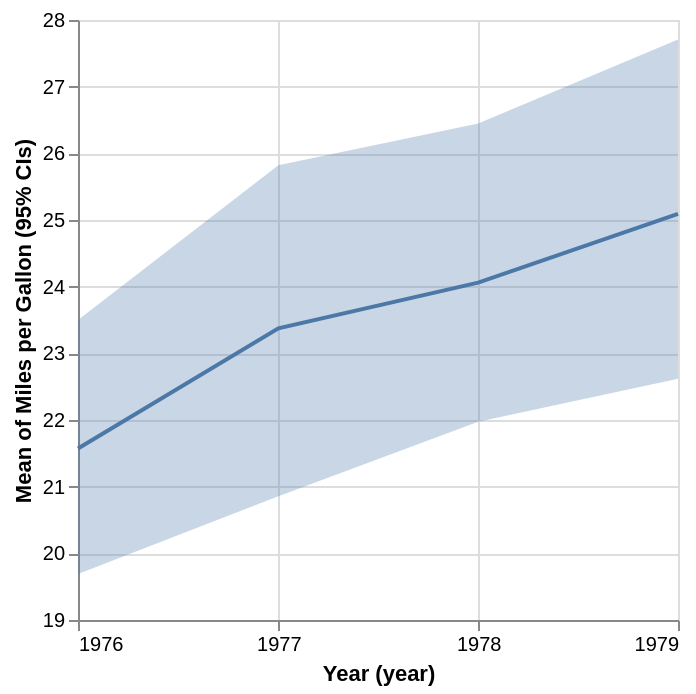

Here is the Vega-Lite specification saved for this chart:
### Vega-Lite specification from a JSON file in a GitHub repository (floating-point values rounded to 4 significant figures)
{"$schema": "https://vega.github.io/schema/vega-lite/v6.json", "data": {"values": [{"ci1": 23.5, "ci0": 19.69, "center": 21.57, "Year": 189302400000}, {"ci1": 25.82, "ci0": 20.86, "center": 23.38, "Year": 220924800000}, {"ci1": 26.45, "ci0": 21.97, "center": 24.06, "Year": 252460800000}, {"ci1": 27.71, "ci0": 22.62, "center": 25.09, "Year": 283996800000}]}, "layer": [{"transform": [{"timeUnit": {"unit": "year"}, "field": "Year", "as": "year_Year"}, {"calculate": "datum['ci0']", "as": "upper_ci1"}, {"calculate": "datum['ci1']", "as": "lower_ci1"}], "layer": [{"mark": {"opacity": 0.3, "type": "area", "ariaRoleDescription": "errorband", "style": "errorband-band"}, "encoding": {"y": {"field": "lower_ci1", "type": "quantitative", "title": "Mean of Miles per Gallon (95% CIs)", "scale": {"zero": false}}, "y2": {"field": "upper_ci1"}, "x": {"title": "Year (year)", "type": "temporal", "field": "year_Year"}, "tooltip": [{"field": "upper_ci1", "type": "quantitative", "title": "ci0"}, {"field": "lower_ci1", "type": "quantitative", "title": "ci1"}, {"title": "Year (year)", "type": "temporal", "field": "year_Year"}]}}]}, {"mark": "line", "encoding": {"y": {"field": "center", "type": "quantitative"}, "x": {"field": "Year", "timeUnit": "year"}}}]}
